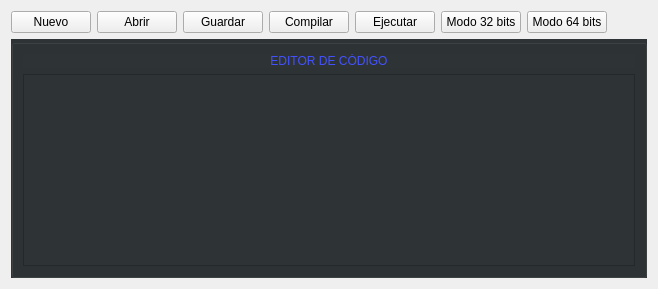
      <widget class="QWidget" name="page_2">
       <layout class="QGridLayout" name="gridLayout_13">
        <item row="1" column="0">
         <widget class="QGroupBox" name="groupBox_3">
          <property name="styleSheet">
           <string notr="true">background-color: rgb(46, 52, 54);</string>
          </property>
          <property name="title">
           <string/>
          </property>
          <layout class="QGridLayout" name="gridLayout">
           <item row="0" column="0">
            <widget class="QLabel" name="label_35">
             <property name="text">
              <string>&lt;html&gt;&lt;head/&gt;&lt;body&gt;&lt;p align=&quot;center&quot;&gt;&lt;span style=&quot; color:#4351ff;&quot;&gt;EDITOR DE CÓDIGO&lt;/span&gt;&lt;/p&gt;&lt;/body&gt;&lt;/html&gt;</string>
             </property>
            </widget>
           </item>
           <item row="1" column="0">
            <widget class="QPlainTextEdit" name="text_code">
             <property name="styleSheet">
              <string notr="true">background-color: rgb(46, 52, 54);

color: rgb(255, 255, 255);
font: 16pt &quot;Noto Sans&quot;;	</string>
             </property>
             <property name="plainText">
              <string/>
             </property>
            </widget>
           </item>
          </layout>
         </widget>
        </item>
        <item row="0" column="0">
         <layout class="QGridLayout" name="gridLayout_12">
          <item row="0" column="2">
           <widget class="QPushButton" name="boton64">
            <property name="text">
             <string>Modo 64 bits</string>
            </property>
           </widget>
          </item>
          <item row="0" column="3">
           <spacer name="horizontalSpacer_3">
            <property name="orientation">
             <enum>Qt::Horizontal</enum>
            </property>
            <property name="sizeHint" stdset="0">
             <size>
              <width>40</width>
              <height>20</height>
             </size>
            </property>
           </spacer>
          </item>
          <item row="0" column="1">
           <widget class="QPushButton" name="boton32">
            <property name="text">
             <string>Modo 32 bits</string>
            </property>
           </widget>
          </item>
          <item row="0" column="0">
           <layout class="QGridLayout" name="gridLayout_14">
            <item row="0" column="0">
             <layout class="QGridLayout" name="gridLayout_15">
              <item row="0" column="0">
               <widget class="QPushButton" name="botonN_2">
                <property name="styleSheet">
                 <string notr="true"/>
                </property>
                <property name="text">
                 <string>Nuevo</string>
                </property>
               </widget>
              </item>
              <item row="0" column="2">
               <widget class="QPushButton" name="botonG_2">
                <property name="text">
                 <string>Guardar</string>
                </property>
               </widget>
              </item>
              <item row="0" column="1">
               <layout class="QVBoxLayout" name="verticalLayout_8">
                <item>
                 <widget class="QPushButton" name="botonA_2">
                  <property name="styleSheet">
                   <string notr="true"/>
                  </property>
                  <property name="text">
                   <string>Abrir</string>
                  </property>
                 </widget>
                </item>
               </layout>
              </item>
              <item row="0" column="3">
               <widget class="QPushButton" name="boton_Comp">
                <property name="styleSheet">
                 <string notr="true"/>
                </property>
                <property name="text">
                 <string>Compilar</string>
                </property>
               </widget>
              </item>
             </layout>
            </item>
            <item row="0" column="1">
             <widget class="QPushButton" name="botonE">
              <property name="styleSheet">
               <string notr="true"/>
              </property>
              <property name="text">
               <string>Ejecutar</string>
              </property>
             </widget>
            </item>
           </layout>
          </item>
         </layout>
        </item>
       </layout>
      </widget>
